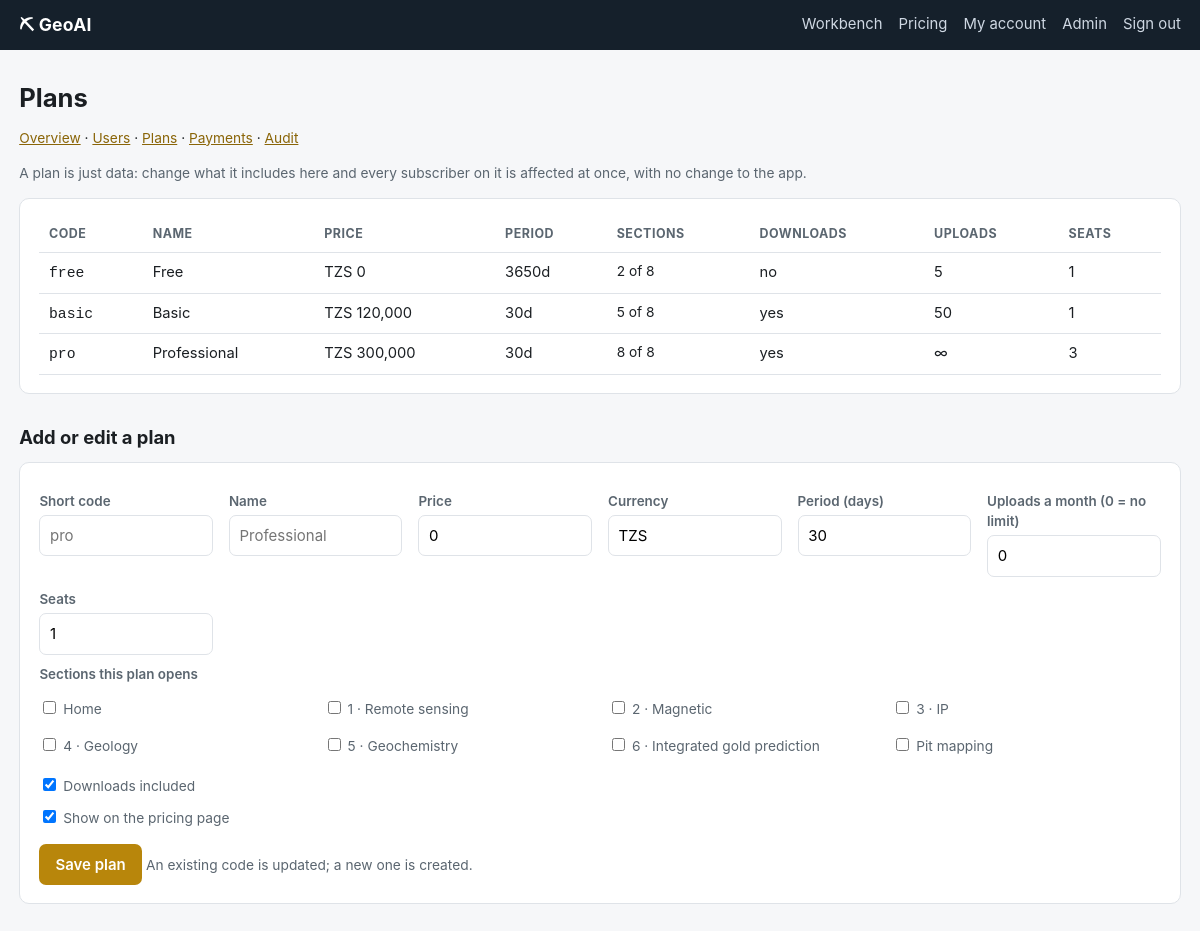
Screenshot of /admin/plans (signed in) with the database file from the repository.
### portal/models.py (models this page shows, shortened)
class Plan(db.Model):
    __tablename__ = "plans"
    id = db.Column(db.Integer, primary_key=True)
    code = db.Column(db.String(32), unique=True, nullable=False)        # free, basic, pro
    name = db.Column(db.String(80), nullable=False)
    price = db.Column(db.Float, nullable=False, default=0.0)
    currency = db.Column(db.String(8), nullable=False, default="TZS")
    period_days = db.Column(db.Integer, nullable=False, default=30)
    sections = db.Column(db.Text, nullable=False, default="")           # comma-separated keys of SECTIONS
    can_download = db.Column(db.Boolean, nullable=False, default=False)
    max_uploads_per_month = db.Column(db.Integer, nullable=False, default=0)   # 0 = no limit
    seats = db.Column(db.Integer, nullable=False, default=1)
    is_public = db.Column(db.Boolean, nullable=False, default=True)     # shown on the pricing page
    sort = db.Column(db.Integer, nullable=False, default=0)
    @property
    def section_list(self):
        return [s for s in (self.sections or "").split(",") if s]

### portal/admin.py (the view, shortened to what this page needs)
@bp.route("/plans", methods=["GET", "POST"])
@admin_only
def plans():
    return render_template("admin/plans.html", plans=Plan.query.order_by(Plan.sort).all(),
                           sections=SECTIONS)

### portal/admin.py (called while the page is built)
def admin_only(f):
    @wraps(f)
    @login_required
    def wrapper(*a, **kw):
        if not current_user.is_admin:
            abort(403)
        return f(*a, **kw)
    return wrapper

### portal/models.py (called while the page is built)
    @property
    def is_active(self):
        return self.is_active_account

### portal/templates/admin/plans.html (shortened to what this page needs)
{% extends "base.html" %}
{% block wide %}wide{% endblock %}
{% block body %}
<h1>Plans</h1>{% include "admin/_nav.html" %}
<p class="small muted">A plan is just data: change what it includes here and every subscriber on it is
  affected at once, with no change to the app.</p>
<div class="card"><table>
<tr><th>Code</th><th>Name</th><th>Price</th><th>Period</th><th>Sections</th><th>Downloads</th><th>Uploads</th><th>Seats</th></tr>
{% for p in plans %}<tr><td><code>{{ p.code }}</code></td><td>{{ p.name }}</td>
  <td>{{ p.currency }} {{ '{:,.0f}'.format(p.price) }}</td><td>{{ p.period_days }}d</td>
  <td class="small">{{ p.section_list|length }} of {{ sections|length }}</td>
  <td>{{ 'yes' if p.can_download else 'no' }}</td>
  <td>{{ p.max_uploads_per_month or '∞' }}</td><td>{{ p.seats }}</td></tr>{% endfor %}
</table></div>
<h2>Add or edit a plan</h2>
<div class="card">
<form method="post">
  <div class="grid g4" style="gap:.2rem 1rem">
    <div><label for="code">Short code</label><input id="code" name="code" required placeholder="pro"></div>
    <div><label for="name">Name</label><input id="name" name="name" placeholder="Professional"></div>
    <div><label for="price">Price</label><input id="price" name="price" type="number" step="any" value="0"></div>
    <div><label for="currency">Currency</label><input id="currency" name="currency" value="TZS"></div>
    <div><label for="period_days">Period (days)</label><input id="period_days" name="period_days" type="number" value="30"></div>
    <div><label for="max_uploads_per_month">Uploads a month (0 = no limit)</label>
      <input id="max_uploads_per_month" name="max_uploads_per_month" type="number" value="0"></div>
    <div><label for="seats">Seats</label><input id="seats" name="seats" type="number" value="1"></div>
  </div>
  <label>Sections this plan opens</label>
  <div class="grid g3" style="gap:.1rem 1rem">
    {% for key, label in sections.items() %}
    <label class="small" style="font-weight:400"><input type="checkbox" name="sections" value="{{ key }}" style="width:auto"> {{ label }}</label>
    {% endfor %}
  </div>
  <p><label class="small" style="font-weight:400"><input type="checkbox" name="can_download" style="width:auto" checked> Downloads included</label>
     <label class="small" style="font-weight:400"><input type="checkbox" name="is_public" style="width:auto" checked> Show on the pricing page</label></p>
  <button class="btn" type="submit">Save plan</button>
  <span class="small muted">An existing code is updated; a new one is created.</span>
</form>
</div>
{% endblock %}

### portal/static/style.css (style rules this page uses)
:root { --ink:#1b1f23; --muted:#5b6670; --line:#dfe3e8; --bg:#f6f7f9; --card:#fff; --gold:#b8860b; --gold-dark:#8a6508; --ok:#1e7d44; --ok2:#176b3a; --err:#b3261e; --warn:#8a6508; }
* { box-sizing:border-box }
body { margin:0;font:15px/1.55 -apple-system,BlinkMacSystemFont,"Segoe UI",Roboto,Helvetica,Arial,sans-serif; color:var(--ink);background:var(--bg) }
h1 { font-size:1.6rem;margin:.2rem 0 1rem }
h2 { font-size:1.15rem;margin:1.8rem 0 .7rem }
.card { background:var(--card);border:1px solid var(--line);border-radius:10px;padding:1.1rem 1.2rem;margin-bottom:1rem }
.grid { display:grid;gap:1rem }
.g3 { grid-template-columns:repeat(auto-fit,minmax(220px,1fr)) }
.g4 { grid-template-columns:repeat(auto-fit,minmax(170px,1fr)) }
label { display:block;font-size:.84rem;color:var(--muted);margin:.6rem 0 .2rem;font-weight:600 }
input:not([type=checkbox]):not([type=radio]):not([type=submit]):not([type=button]),select,textarea { width:100%;padding:.5rem .6rem;border:1px solid var(--line);border-radius:7px;font:inherit;background:#fff }
.btn { display:inline-block;background:var(--gold);color:#fff;border:0;border-radius:7px;padding:.55rem 1rem; font:inherit;font-weight:600;cursor:pointer;text-decoration:none }
table { width:100%;border-collapse:collapse;font-size:.92rem }
th,td { text-align:left;padding:.5rem .6rem;border-bottom:1px solid var(--line);vertical-align:top }
th { font-size:.78rem;text-transform:uppercase;letter-spacing:.04em;color:var(--muted) }
.muted { color:var(--muted) }
.small { font-size:.86rem }

### rows the page displays
Plan: code "free", name "Free", currency "TZS", price "0", period_days "3650", section_list|length "2", sections "8", can_download "no", max_uploads_per_month "5", seats "1"
Plan: code "basic", name "Basic", currency "TZS", price "120,000", period_days "30", section_list|length "5", sections "8", can_download "yes", max_uploads_per_month "50", seats "1"
Plan: code "pro", name "Professional", currency "TZS", price "300,000", period_days "30", section_list|length "8", sections "8", can_download "yes", max_uploads_per_month "∞", seats "3"

### other values shown
{{ BRAND }} "GeoAI"
{{ label }} "Home" "1 · Remote sensing" "2 · Magnetic" "3 · IP" "4 · Geology" "5 · Geochemistry" "6 · Integrated gold prediction" "Pit mapping"
